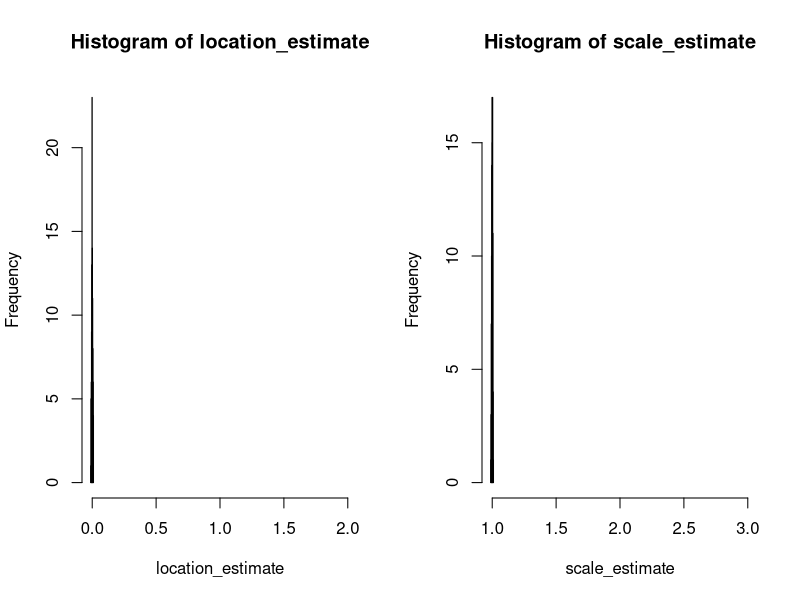

Reproduce this figure in R.
# 利用R计算Cauchy分布两个参数的矩估计和极大似然估计，
# 并运行100次实验做出两个参数估计量的直方图

#柯西分布不存在各阶矩均不存在，故不可使用矩估计进行参数估计

#mle估计
mle_cauchy <- function(para, x) {
  location = para[1]; scale = para[2];
  sum(-dcauchy(x,location,scale,log=TRUE))
}
n = 100000;

estimate<-replicate(100,
    {x<-rcauchy(n,0,1);
    para.start= c(0,1);
    max_likelihood = nlm(mle_cauchy,para.start,x);
    max_likelihood$estimate}
)

location_estimate = estimate[1,];
scale_estimate = estimate[2,];
par(mfrow=c(1,2))
hist(location_estimate,col="red",xlim=c(0,2),xlab='location_estimate');
hist(scale_estimate,col="red",xlim=c(1,3),xlab='scale_estimate');